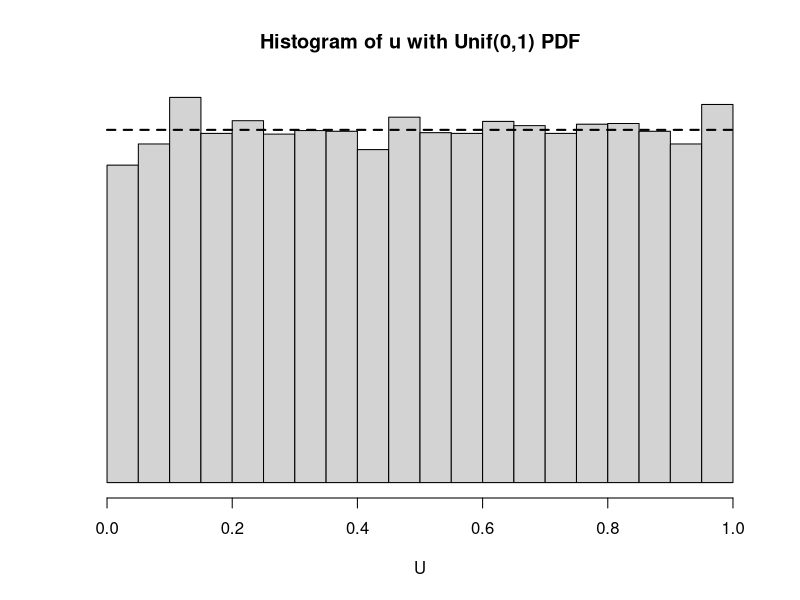
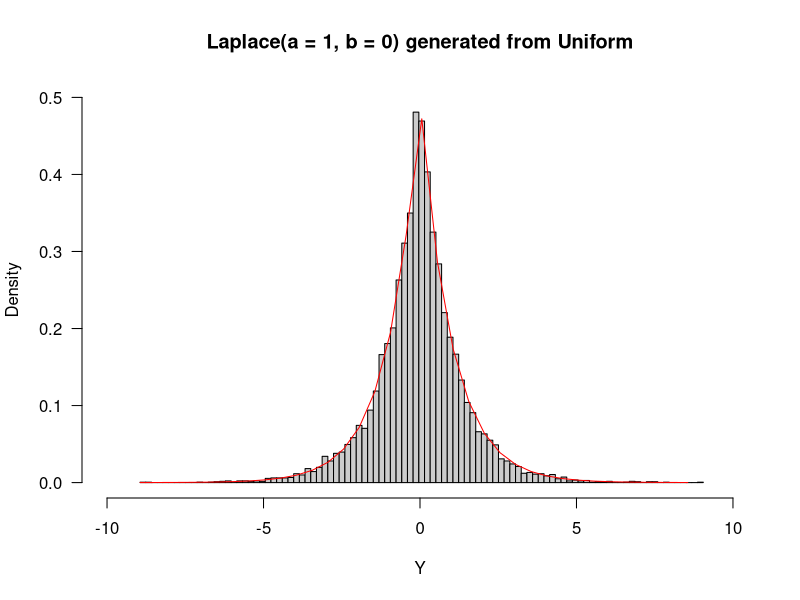
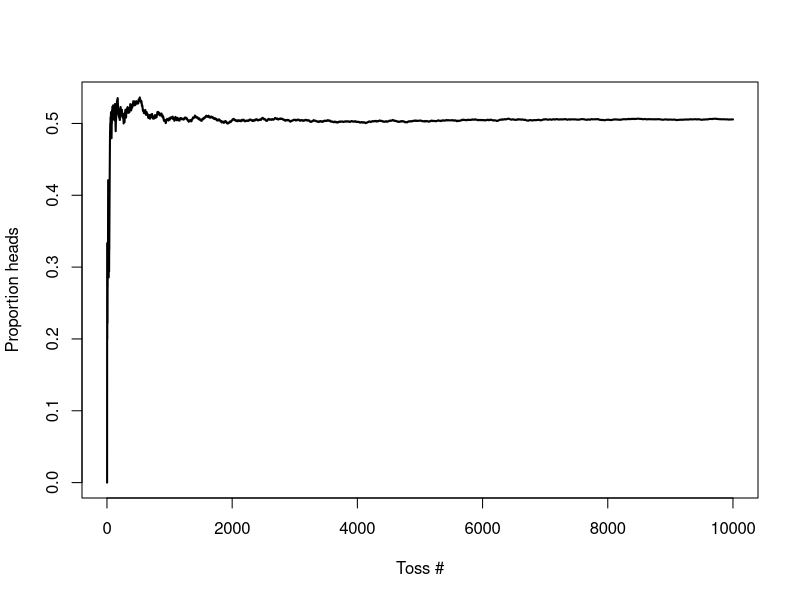
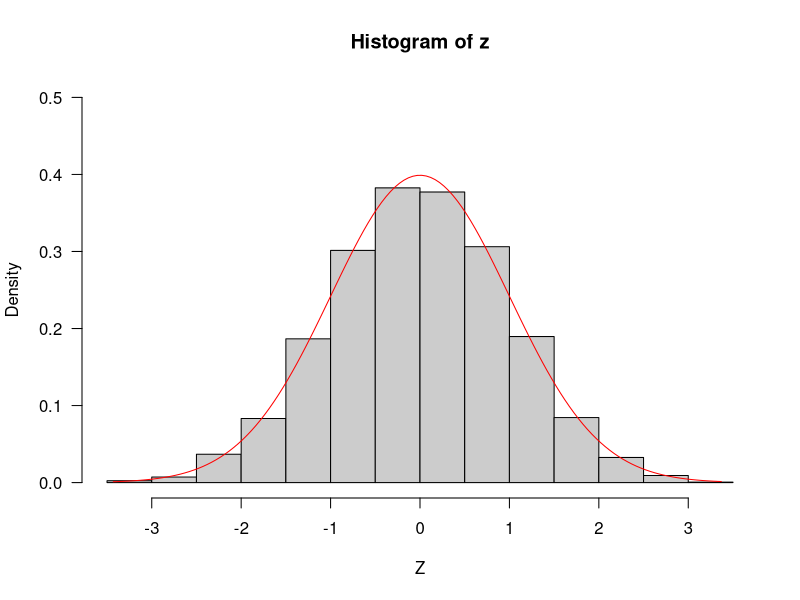
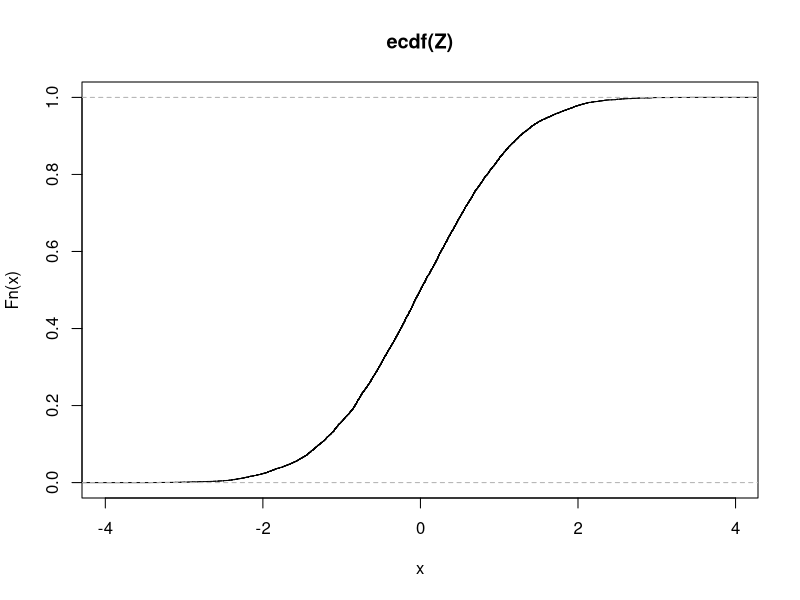

The R script that drew these images, in order:
## ---- chunk 1
knitr::opts_chunk$set(echo = TRUE)
## ---- chunk 2
U <- runif(10000)
hist(U, yaxt = "n", ylab = "", prob = TRUE, 
     main = "Histogram of u with Unif(0,1) PDF")
curve(dunif(x), lty = 2, lwd = 2, add = TRUE)
## ---- chunk 3
rbinom(n = 10, size = 5, prob = 0.5)
## ---- chunk 4
rbinom(n = 10, size = 1, prob = 0.3)
## ---- chunk 5
pnorm(0)
## ---- chunk 6
normal_pdf <- function(z) {
  1/sqrt(2*pi)*exp(-z^2/2)
}
## ---- chunk 7
integrate(normal_pdf, -1, 1)
## ---- chunk 8
integrate(dnorm, -1, 1)
## ---- chunk 9
set.seed(123)

## Method 1
Z <- rnorm(10000)
X1 <- 2 + sqrt(4)*Z

## Method 2
X2 <- rnorm(n = 10000, mean = 2, sd = sqrt(4))

mean(X1)
mean(X2)

var(X1)
var(X2)
## ---- chunk 10
pnorm(3) - pnorm(-1)
## ---- chunk 11
pnorm(4, mean = -2, sd = 2) - pnorm(-4, mean = -2, sd = 2)
## ---- chunk 12
set.seed(123)
p <- 0.4 
U <- runif(1, min = 0, max = 1)
X <- as.numeric(U < p)
## ---- chunk 13
gen_bernoulli <- function(p, nsims){
  X <- NULL
  for(i in 1:nsims){
    U <- runif(1, min = 0, max = 1)
    X[i] <- as.numeric(U < p)
  }
  return(X)
}
## ---- chunk 14
set.seed(123)
x <- gen_bernoulli(p = 0.4, nsims = 10000)
table(x)/10000
## ---- chunk 15
genlaplace <- function(a, b, nsims){
  X <- NULL
  for(i in 1:nsims){
    U <- runif(1)
    if(U < 0.5){
      X[i] <- (b + (1/a)*log(2*U))
    } else{
      X[i] <- (b - (1/a)*log(2*(1-U)))
    }
  }
  return(X)
}

laplace_pdf <- function(a, b, x){
  out <- NULL
  for(i in seq_along(x)){
    out[i] <- (a/2)*exp(-a*abs(x[i]-b))
  }
  return(out)
}

## ---- chunk 16

set.seed(123)
Y <- genlaplace(a=1, b = 0, nsims=10000)
supp <- seq(min(Y), max(Y), 0.5)
hist(Y, breaks = seq(min(Y), max(Y), length.out=100), probability = TRUE, 
     col = "grey80", las = 1, xlim = c(-10, 10), 
     ylim = c(0,0.5), main = "Laplace(a = 1, b = 0) generated from Uniform")
lines(supp, laplace_pdf(x=supp, a=1, b=0), col = "red")

## ---- chunk 17
set.seed(123)
n <- 10000
toss <- gen_bernoulli(p = 0.5, nsims = n)
a <- numeric(n + 1)
avg <- numeric(n)

for(i in 2:n + 1) {
  a[i] <- a[i-1] + toss[i-1]
  avg[i-1] <- a[i]/(i-1)
}

plot(1:n, avg[1:n], type = "l", lwd = 2, ylab = "Proportion heads", xlab = "Toss #")
## ---- chunk 18
## this function computes the r samples of the sample mean from the 
## r*n original samples
sim_clt <- function(X, r, n) {
  sample_means <- rowMeans(matrix(X, nrow=r, ncol=n))
  Z <- (sample_means - mean(X))/(sd(X)/sqrt(n))
  return(Z)
}
## ---- chunk 19
set.seed(123)
r <- 10000
n <- 200
Z <- sim_clt(X = runif(r*n), r = r, n = n)
mean(Z)
sd(Z)

supp <- seq(min(Z), max(Z), 0.05)
hist(Z, probability = TRUE, col = "grey80", las = 1, ylim = c(0, 0.5),
     main = "Histogram of z")
lines(supp, dnorm(x=supp), col = "red")
## ---- chunk 20
plot(ecdf(Z))
## ---- chunk 21
ks.test(Z, "pnorm")
